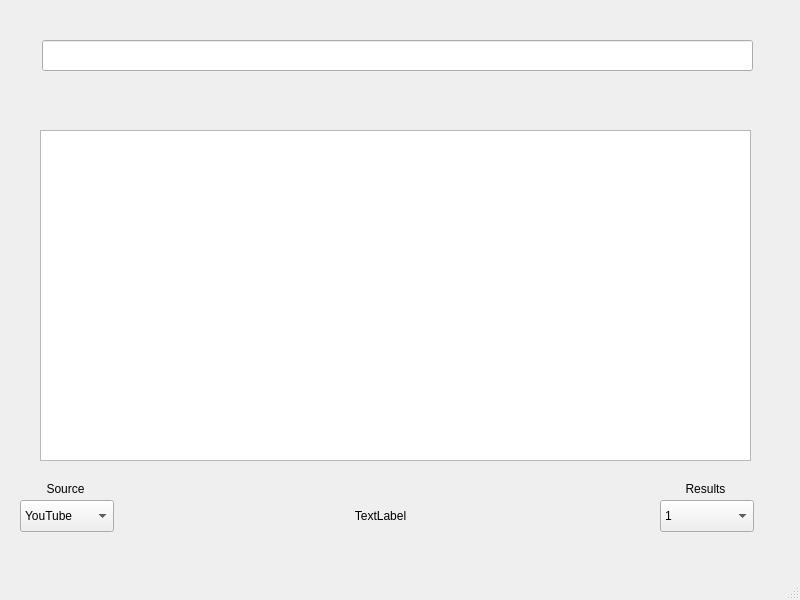
<?xml version="1.0" encoding="UTF-8"?>
<ui version="4.0">
 <class>MainWindow</class>
 <widget class="QMainWindow" name="MainWindow">
  <property name="geometry">
   <rect>
    <x>0</x>
    <y>0</y>
    <width>800</width>
    <height>600</height>
   </rect>
  </property>
  <property name="windowTitle">
   <string>MainWindow</string>
  </property>
  <widget class="QWidget" name="centralwidget">
   <widget class="QLineEdit" name="search_bar">
    <property name="geometry">
     <rect>
      <x>42</x>
      <y>40</y>
      <width>711</width>
      <height>31</height>
     </rect>
    </property>
   </widget>
   <widget class="QListWidget" name="results_list">
    <property name="geometry">
     <rect>
      <x>40</x>
      <y>130</y>
      <width>711</width>
      <height>331</height>
     </rect>
    </property>
   </widget>
   <widget class="QLabel" name="status_label">
    <property name="geometry">
     <rect>
      <x>300</x>
      <y>500</y>
      <width>161</width>
      <height>31</height>
     </rect>
    </property>
    <property name="text">
     <string>TextLabel</string>
    </property>
    <property name="alignment">
     <set>Qt::AlignmentFlag::AlignCenter</set>
    </property>
   </widget>
   <widget class="QComboBox" name="results_box">
    <property name="geometry">
     <rect>
      <x>660</x>
      <y>500</y>
      <width>94</width>
      <height>32</height>
     </rect>
    </property>
    <property name="currentText">
     <string>1</string>
    </property>
    <item>
     <property name="text">
      <string>1</string>
     </property>
    </item>
    <item>
     <property name="text">
      <string>3</string>
     </property>
    </item>
    <item>
     <property name="text">
      <string>5</string>
     </property>
    </item>
    <item>
     <property name="text">
      <string>10</string>
     </property>
    </item>
    <item>
     <property name="text">
      <string>20</string>
     </property>
    </item>
   </widget>
   <widget class="QLabel" name="results_label">
    <property name="geometry">
     <rect>
      <x>670</x>
      <y>480</y>
      <width>71</width>
      <height>17</height>
     </rect>
    </property>
    <property name="text">
     <string>Results</string>
    </property>
    <property name="alignment">
     <set>Qt::AlignmentFlag::AlignCenter</set>
    </property>
   </widget>
   <widget class="QComboBox" name="source_box">
    <property name="geometry">
     <rect>
      <x>20</x>
      <y>500</y>
      <width>94</width>
      <height>32</height>
     </rect>
    </property>
    <item>
     <property name="text">
      <string>YouTube</string>
     </property>
    </item>
    <item>
     <property name="text">
      <string>SoundCloud</string>
     </property>
    </item>
   </widget>
   <widget class="QLabel" name="source_label">
    <property name="geometry">
     <rect>
      <x>30</x>
      <y>480</y>
      <width>71</width>
      <height>17</height>
     </rect>
    </property>
    <property name="text">
     <string>Source</string>
    </property>
    <property name="alignment">
     <set>Qt::AlignmentFlag::AlignCenter</set>
    </property>
   </widget>
  </widget>
  <widget class="QMenuBar" name="menubar">
   <property name="geometry">
    <rect>
     <x>0</x>
     <y>0</y>
     <width>800</width>
     <height>30</height>
    </rect>
   </property>
  </widget>
  <widget class="QStatusBar" name="statusbar"/>
 </widget>
 <resources/>
 <connections/>
</ui>
